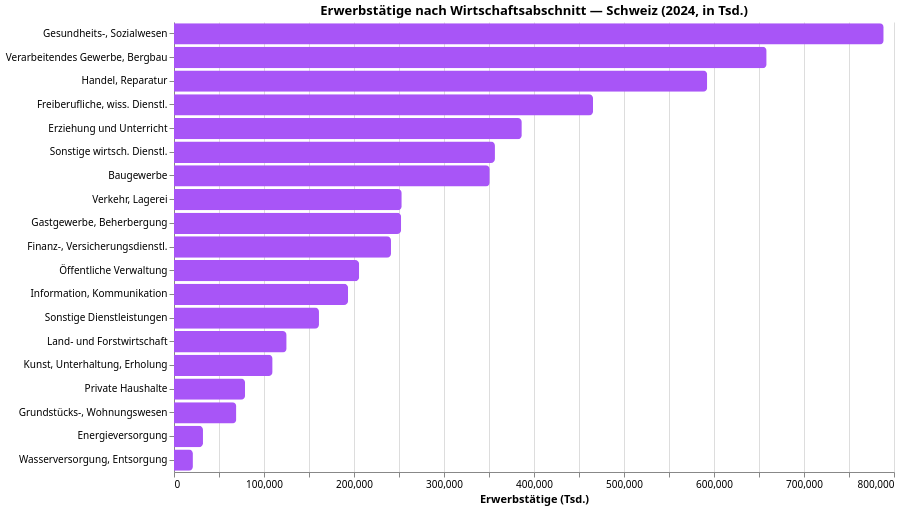

Write the Vega-Lite specification saved for this chart.
### Vega-Lite specification from a JSON file in a GitHub repository (floating-point values rounded to 4 significant figures)
{"$schema": "https://vega.github.io/schema/vega-lite/v5.json", "config": {"font": "Switzer, system-ui, sans-serif", "view": {"stroke": "transparent"}}, "data": {"values": [{"Code": "Q", "Erwerbstätige": 788539, "Sektor": "Gesundheits-, Sozialwesen"}, {"Code": "B-C", "Erwerbstätige": 658492, "Sektor": "Verarbeitendes Gewerbe, Bergbau"}, {"Code": "G", "Erwerbstätige": 592462, "Sektor": "Handel, Reparatur"}, {"Code": "M", "Erwerbstätige": 465590, "Sektor": "Freiberufliche, wiss. Dienstl."}, {"Code": "P", "Erwerbstätige": 386453, "Sektor": "Erziehung und Unterricht"}, {"Code": "N", "Erwerbstätige": 356614, "Sektor": "Sonstige wirtsch. Dienstl."}, {"Code": "F", "Erwerbstätige": 350822, "Sektor": "Baugewerbe"}, {"Code": "H", "Erwerbstätige": 253055, "Sektor": "Verkehr, Lagerei"}, {"Code": "I", "Erwerbstätige": 252386, "Sektor": "Gastgewerbe, Beherbergung"}, {"Code": "K", "Erwerbstätige": 241105, "Sektor": "Finanz-, Versicherungsdienstl."}, {"Code": "O", "Erwerbstätige": 205712, "Sektor": "Öffentliche Verwaltung"}, {"Code": "J", "Erwerbstätige": 193424, "Sektor": "Information, Kommunikation"}, {"Code": "S", "Erwerbstätige": 161090, "Sektor": "Sonstige Dienstleistungen"}, {"Code": "A", "Erwerbstätige": 125159, "Sektor": "Land- und Forstwirtschaft"}, {"Code": "R", "Erwerbstätige": 109567, "Sektor": "Kunst, Unterhaltung, Erholung"}, {"Code": "T", "Erwerbstätige": 78954, "Sektor": "Private Haushalte"}, {"Code": "L", "Erwerbstätige": 69272, "Sektor": "Grundstücks-, Wohnungswesen"}, {"Code": "D", "Erwerbstätige": 32203, "Sektor": "Energieversorgung"}, {"Code": "E", "Erwerbstätige": 21008, "Sektor": "Wasserversorgung, Entsorgung"}]}, "encoding": {"color": {"value": "#a855f7"}, "x": {"field": "Erwerbstätige", "title": "Erwerbstätige (Tsd.)", "type": "quantitative"}, "y": {"field": "Sektor", "sort": "-x", "title": null, "type": "nominal"}}, "height": 450, "mark": {"cornerRadiusEnd": 4, "type": "bar"}, "title": "Erwerbstätige nach Wirtschaftsabschnitt — Schweiz (2024, in Tsd.)", "width": 720}
